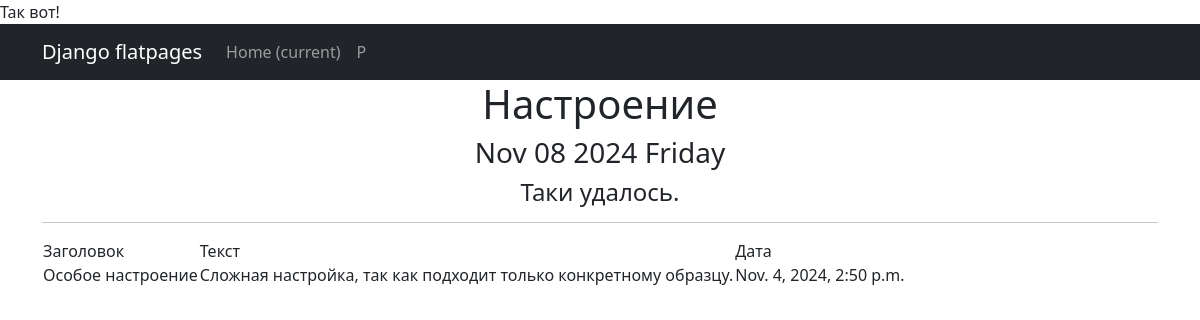
/p/2/, run on the app's committed database.
### simpleapp/models.py (models this page shows, shortened)
class P(models.Model):
    title_p = models.CharField(max_length=64, unique=True, )
    description_p = models.TextField()
    text_p = models.TextField()
    quantity_p = models.IntegerField(validators=[MinValueValidator(0)], )
    cost_p = models.FloatField(validators=[MinValueValidator(0.0),])
    category_p = models.ForeignKey(to='Category', on_delete=models.CASCADE, related_name='product', )
    datetime_p = models.DateTimeField(auto_now_add=True, )

### simpleapp/views.py (the view)
# urls.py: path('p/<int:pk>/', PDetail.as_view(), name='p_detail'),
class PDetail(DetailView):
    model = P
    template_name = 'flatpages/p_id.html'
    context_object_name = 'p_id'
    def get_context_data(self, p_id=None, **kwargs):
        context = super().get_context_data(**kwargs)
        context['next_sale'] = None
        return context

### simpleapp/templatetags/censor_filters.py (called while the page is built)
@register.filter()
def censura(value):
    words = value.split()
    for i in range(len(words)):
        if words[i].lower() in CENSURA:
            words[i] = words[i][0] + '*' * (len(words[i]) - 1)
    return ' '.join(words)

### simpleapp/templatetags/custom_tags.py (called while the page is built)
@register.simple_tag()
def current_time(format_string='%b %d %Y %A'):
    return datetime.utcnow().strftime(format_string)

### simpleapp/templates/flatpages/p_id.html (shortened to what this page needs)
{% extends 'flatpages/default.html' %}
{% load censor_filters %}
{% load custom_tags %}
{% block content %}
    <h1>Настроение</h1>
    <h3>{% current_time '%b %d %Y %A' %}</h3>
    <h4>{{ next_sale|default_if_none:"Таки удалось." }}</h4>
    <hr>
        <table>
            <tr>
                <td>Заголовок</td>
                <td>Текст</td>
                <td>Дата</td>
            </tr>
            <tr>
                <td>{{ p_id.title_p|censura }}</td>
                <td>{{ p_id.text_p|censura }}</td>
                <td>{{ p_id.datetime_p }}</td>
            </tr>
        </table>
{% endblock content %}

### data on the page
P: title_p|censura "Особое настроение", text_p|censura "Сложная настройка, так как подходит только конкретному образцу.", datetime_p "Nov. 4, 2024, 2:50 p.m."

### other printed values
{{ next_sale|default_if_none:"Таки удалось." }} "Таки удалось."
